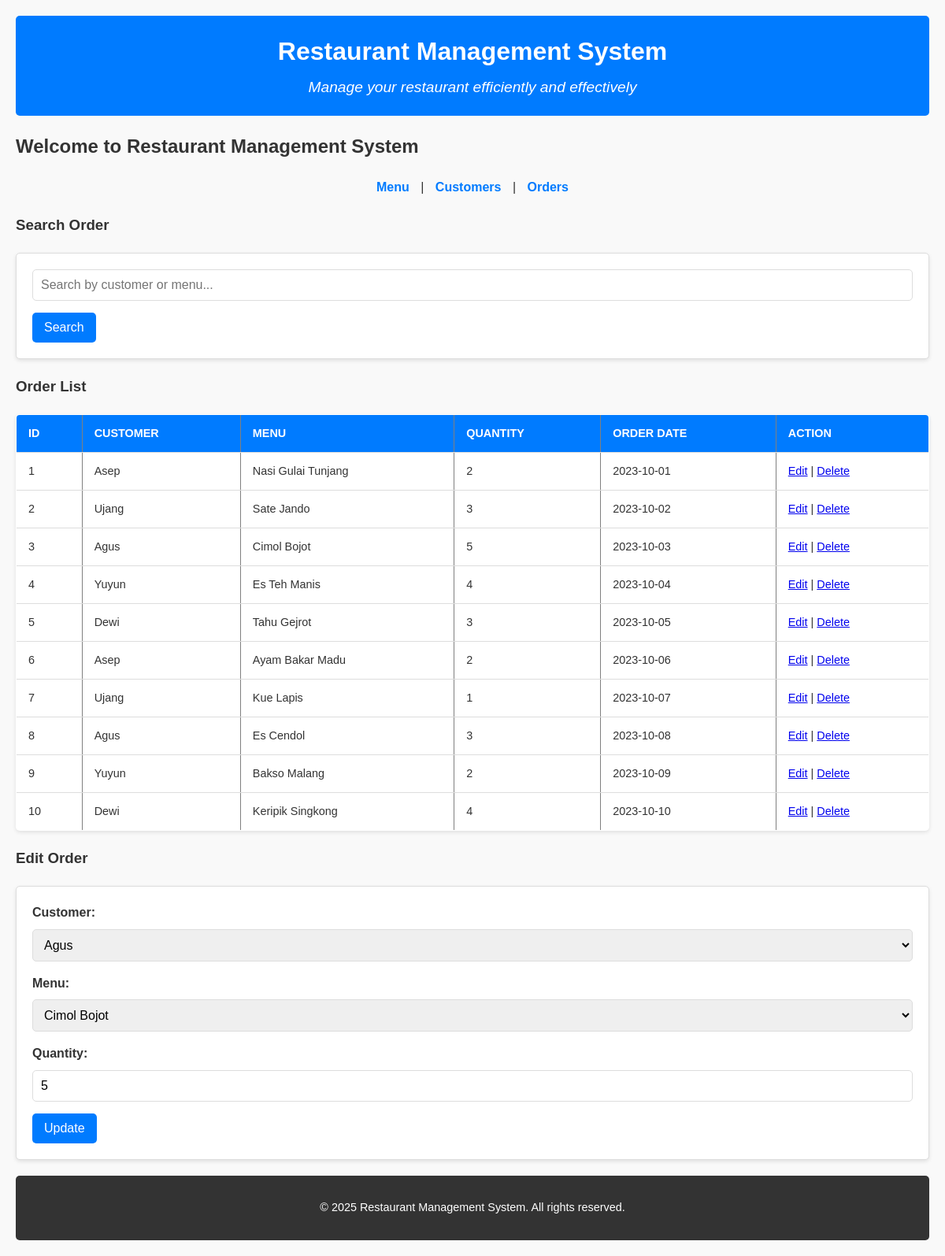
/?page=orders&edit=3, run on the app's committed database.
### tables this page shows
CREATE TABLE orders (
    id INT AUTO_INCREMENT PRIMARY KEY,
    customer_id INT NOT NULL,
    menu_id INT NOT NULL,
    quantity INT NOT NULL,
    order_date DATE NOT NULL,
    FOREIGN KEY (customer_id) REFERENCES customers(id),
    FOREIGN KEY (menu_id) REFERENCES menu(id)
);

CREATE TABLE customers (
    id INT AUTO_INCREMENT PRIMARY KEY,
    name VARCHAR(100) NOT NULL,
    email VARCHAR(100) UNIQUE,
    phone VARCHAR(15)
);

CREATE TABLE menu (
    id INT AUTO_INCREMENT PRIMARY KEY,
    name VARCHAR(255) NOT NULL,
    price DECIMAL(10, 2) NOT NULL,
    stock INT NOT NULL,
    category_id INT NOT NULL,
    FOREIGN KEY (category_id) REFERENCES categories(id)
);

### config/db.php (called while the page is built, shortened)
<?php
class Database {
    private $host = "localhost";
    private $username = "root";
    private $password = "";
    private $dbname = "restaurant_db";
    public function __construct() {
        try {
            $this->conn = new PDO("mysql:host=$this->host;dbname=$this->dbname", $this->username, $this->password);
        } catch (PDOException $e) {
            echo "Connection failed: " . $e->getMessage();
        }
    }
}
?>

### class/Order.php (called while the page is built, shortened)
<?php
require_once 'config/db.php';
class Order {
    private $db;
    public function __construct() {
        $this->db = (new Database())->conn;
    }
    public function getAllOrders() {
        $stmt = $this->db->query("SELECT orders.*, customers.name AS customer_name, menu.name AS menu_name
                                  FROM orders
                                  JOIN customers ON orders.customer_id = customers.id
                                  JOIN menu ON orders.menu_id = menu.id
                                  ORDER BY orders.id ASC");
        return $stmt->fetchAll(PDO::FETCH_ASSOC);
    }
}
?>

### class/Customer.php (called while the page is built, shortened)
<?php
require_once 'config/db.php';
class Customer
{
    private $db;
    public function __construct()
    {
        $this->db = (new Database())->conn;
    }
    public function getAllCustomers()
    {
        $stmt = $this->db->query("SELECT * FROM customers");
        return $stmt->fetchAll(PDO::FETCH_ASSOC);
    }
}
?>

### class/Menu.php (called while the page is built, shortened)
<?php
require_once 'config/db.php';
class Menu
{
    private $db;
    public function __construct()
    {
        $this->db = (new Database())->conn;
    }
    public function getAllMenu()
    {
        $stmt = $this->db->query("SELECT menu.*, categories.name AS category_name
                                  FROM menu
                                  JOIN categories ON menu.category_id = categories.id
                                  ORDER BY menu.id ASC");
        return $stmt->fetchAll(PDO::FETCH_ASSOC);
    }
}
?>

### view/orders.php (the view, shortened to what this page needs)
<h3>Search Order</h3>
<form method="GET">
    <input type="text" name="search_order" placeholder="Search by customer or menu..." value="<?= isset($_GET['search_order']) ? $_GET['search_order'] : '' ?>">
    <button type="submit">Search</button>
</form>
<?php
$orders = isset($_GET['search_order']) && !empty($_GET['search_order'])
    ? $order->searchOrder($_GET['search_order'])
    : $order->getAllOrders();
?>
<h3>Order List</h3>
<table border="1">
    <tr>
        <th>ID</th>
        <th>Customer</th>
        <th>Menu</th>
        <th>Quantity</th>
        <th>Order Date</th>
        <th>Action</th>
    </tr>
    <?php foreach ($orders as $o): ?>
    <tr>
        <td><?= $o['id'] ?></td>
        <td><?= $o['customer_name'] ?></td>
        <td><?= $o['menu_name'] ?></td>
        <td><?= $o['quantity'] ?></td>
        <td><?= $o['order_date'] ?></td>
        <td>
            <a href="?page=orders&edit=<?= $o['id'] ?>">Edit</a> |
            <a href="?page=orders&delete_order=<?= $o['id'] ?>">Delete</a>
        </td>
    </tr>
    <?php endforeach; ?>
</table>
<?php if (isset($_GET['edit'])):
    $orderToEdit = null;
    foreach ($order->getAllOrders() as $o) {
        if ($o['id'] == $_GET['edit']) {
            $orderToEdit = $o;
            break;
        }
    }
    if ($orderToEdit): ?>
        <h3>Edit Order</h3>
        <form method="POST">
            <label>Customer:</label>
            <select name="customer_id" required>
                <?php foreach ($customer->getAllCustomers() as $c): ?>
                    <option value="<?= $c['id'] ?>" <?= $c['id'] == $orderToEdit['customer_id'] ? 'selected' : '' ?>>
                        <?= $c['name'] ?>
                    </option>
                <?php endforeach; ?>
            </select>
            <label>Menu:</label>
            <select name="menu_id" required>
                <?php foreach ($menu->getAllMenu() as $m): ?>
                    <option value="<?= $m['id'] ?>" <?= $m['id'] == $orderToEdit['menu_id'] ? 'selected' : '' ?>>
                        <?= $m['name'] ?>
                    </option>
                <?php endforeach; ?>
            </select>
            <label>Quantity:</label>
            <input type="number" name="quantity" value="<?= $orderToEdit['quantity'] ?>" required>
            <button type="submit" name="update_order">Update</button>
        </form>
    <?php endif; ?>
<?php endif; ?>

### style.css (style rules this page uses)
body { font-family: 'Arial', sans-serif; margin: 20px; background-color: #f9f9f9; color: #333; line-height: 1.6; }
table { width: 100%; border-collapse: collapse; margin: 20px 0; background-color: white; box-shadow: 0 2px 5px rgba(0, 0, 0, 0.1); border-radius: 5px; overflow: hidden; }
th, td { padding: 12px 15px; text-align: left; border-bottom: 1px solid #ddd; }
th { background-color: #007bff; color: white; text-transform: uppercase; font-size: 0.9em; }
td { font-size: 0.9em; }
form { margin: 20px 0; padding: 20px; background-color: white; border: 1px solid #ddd; border-radius: 5px; box-shadow: 0 2px 5px rgba(0, 0, 0, 0.1); }
form label { display: block; margin-bottom: 8px; font-weight: bold; color: #333; }
form input[type="text"], form input[type="email"], form input[type="number"], form select { width: 100%; padding: 10px; margin-bottom: 15px; border: 1px solid #ddd; border-radius: 5px; font-size: 1em; box-sizing: border-box; }
form button { background-color: #007bff; color: white; border: none; padding: 10px 15px; font-size: 1em; border-radius: 5px; cursor: pointer; transition: background-color 0.3s ease; }
button, a.button { display: inline-block; padding: 10px 15px; font-size: 1em; color: white; background-color: #007bff; text-decoration: none; border: none; border-radius: 5px; cursor: pointer; transition: background-color 0.3s ease; }

### data on the page
orders: id "1", customer.name "Asep", menu.name "Nasi Gulai Tunjang", quantity "2", order_date "2023-10-01"
orders: id "2", customer.name "Ujang", menu.name "Sate Jando", quantity "3", order_date "2023-10-02"
orders: id "3", customer.name "Agus", menu.name "Cimol Bojot", quantity "5", order_date "2023-10-03", customer_id "Agus", menu_id "Cimol Bojot"
orders: id "4", customer.name "Yuyun", menu.name "Es Teh Manis", quantity "4", order_date "2023-10-04"
orders: id "5", customer.name "Dewi", menu.name "Tahu Gejrot", quantity "3", order_date "2023-10-05"
orders: id "6", customer.name "Asep", menu.name "Ayam Bakar Madu", quantity "2", order_date "2023-10-06"
orders: id "7", customer.name "Ujang", menu.name "Kue Lapis", quantity "1", order_date "2023-10-07"
orders: id "8", customer.name "Agus", menu.name "Es Cendol", quantity "3", order_date "2023-10-08"
orders: id "9", customer.name "Yuyun", menu.name "Bakso Malang", quantity "2", order_date "2023-10-09"
orders: id "10", customer.name "Dewi", menu.name "Keripik Singkong", quantity "4", order_date "2023-10-10"
